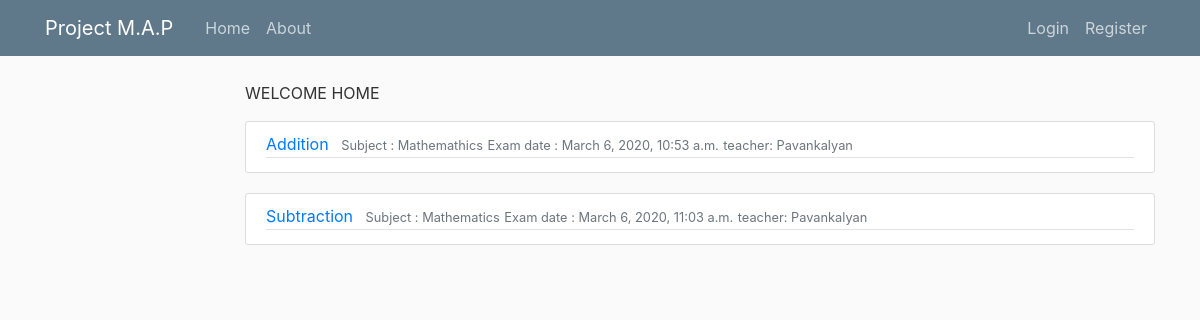
The app's page /, older data.
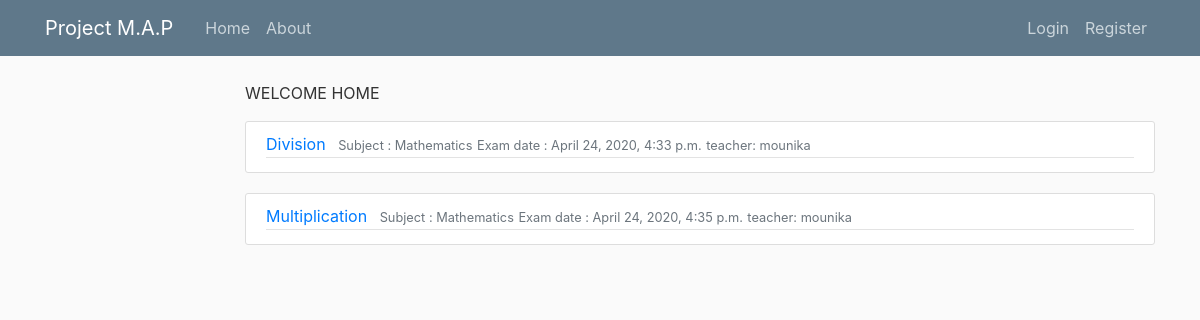
The same page, newer data.
### mouni/models.py (models this page shows, shortened)
class Exam(models.Model):
	skillType = models.CharField(max_length = 20, validators = [validate_fields], help_text = "skill you wanna test students in this exam")
	subject = models.CharField(max_length = 20, validators = [validate_fields], null = False, blank = False)
	start = models.DateTimeField(default = timezone.now)
	teacher = models.CharField(max_length = 20)

### mouni/views.py (the view)
# urls.py: path('', ExamListView.as_view(), name='exam-list'),
class ExamListView(ListView):
    model = Exam
    template_name = 'mouni/home.html'
    context_object_name = 'exams'
    ordering = ['start']

### mouni/templatetags/auth_extras.py (called while the page is built)
@register.filter(name="has_group")
def has_group(user, group_name):
	group = Group.objects.get(name = group_name)
	return True if group in user.groups.all() else False

### mouni/templates/mouni/home.html (shortened to what this page needs)
{% extends "mouni/base.html" %}
{% load static %}
{% load auth_extras %}
{% block container %}
    <p>WELCOME HOME</p>
    {% for exam in exams %}
        <article class="media content-section">
        	<div class="media-body">
        		<div class="article-metadata">
        			<a class="mr-2" href="{% url 'mouni:exam-detail' exam.pk %}">{{ exam.skillType }} </a>
                    <small class="text-muted">Subject : {{ exam.subject}}</small>
        			<small class="text-muted">Exam date : {{ exam.start}}</small>
                    <small class="text-muted">teacher: {{ exam.teacher }}</small>
        		</div>
        	</div>
        </article>
    {% endfor %}
{% endblock container %}

### mouni/templates/mouni/base.html (shortened to what this page needs)
{% load static %}
<!doctype html>
<html lang="en">
<head>
    <link rel="stylesheet" href="https://stackpath.bootstrapcdn.com/bootstrap/4.1.1/css/bootstrap.min.css">
    <link rel="stylesheet" type="text/css" href="{% static 'mouni/main.css' %}">
</head>
<body>
    <header class="site-header">
    <nav class="navbar navbar-expand-md navbar-dark bg-steel fixed-top">
      <div class="container">
        <a class="navbar-brand mr-4" href="/">Project M.A.P</a>
        <div class="collapse navbar-collapse" id="navbarToggle">
          <div class="navbar-nav mr-auto">
            <a class="nav-item nav-link" href="{% url 'mouni:exam-list' %}">Home</a>
            <a class="nav-item nav-link" href="#">About</a>
          </div>
          <div class="navbar-nav">
              {% if user.is_authenticated %}
                   {% if perms.mouni.add_exam %}
                   <a class="nav-item nav-link" href="{% url 'mouni:create-exam' %}">New Exam</a>
                   {% endif %}
                   <a class="nav-item nav-link" href="{% url 'mouni:display-results' %}">Marks</a>
                  <a class="nav-item nav-link" href="{% url 'profile' %}">Profile</a>
                  <a class="nav-item nav-link" href="{% url 'logout' %}">Logout</a>
              {% else %}
            <a class="nav-item nav-link" href="{% url 'login' %}">Login</a>
            <a class="nav-item nav-link" href="{% url 'register' %}">Register</a>
              {% endif %}
          </div>
        </div>
      </div>
    </nav>
  </header>
    <div class="container">
      <div class ="row">
        <div class ="col-md-8">
        </div>
      </div>
        <div class="row offset-2">
            <div class="col-12">
                {% block container %}
                {% endblock %}
            </div>
        </div>
    </div>
</body>
</html>

### mouni/static/mouni/main.css (style rules this page uses)
body { background: #fafafa; color: #333333; margin-top: 5rem; }
.bg-steel { background-color: #5f788a; }
.site-header .navbar-nav .nav-link { color: #cbd5db; }
.content-section { background: #ffffff; padding: 10px 20px; border: 1px solid #dddddd; border-radius: 3px; margin-bottom: 20px; }
.article-metadata { padding-bottom: 1px; margin-bottom: 4px; border-bottom: 1px solid #e3e3e3 }

Row changes from the older to the newer data that the page shows:
removed Exam: skillType "Subtraction", subject "Mathematics", start "March 6, 2020, 11:03 a.m.", teacher "Pavankalyan"
added Exam: skillType "Division", subject "Mathematics", start "April 24, 2020, 4:33 p.m.", teacher "mounika"
changed Exam: skillType "Addition" → "Multiplication"; subject "Mathemathics" → "Mathematics"; start "March 6, 2020, 10:53 a.m." → "April 24, 2020, 4:35 p.m."; teacher "Pavankalyan" → "mounika"
